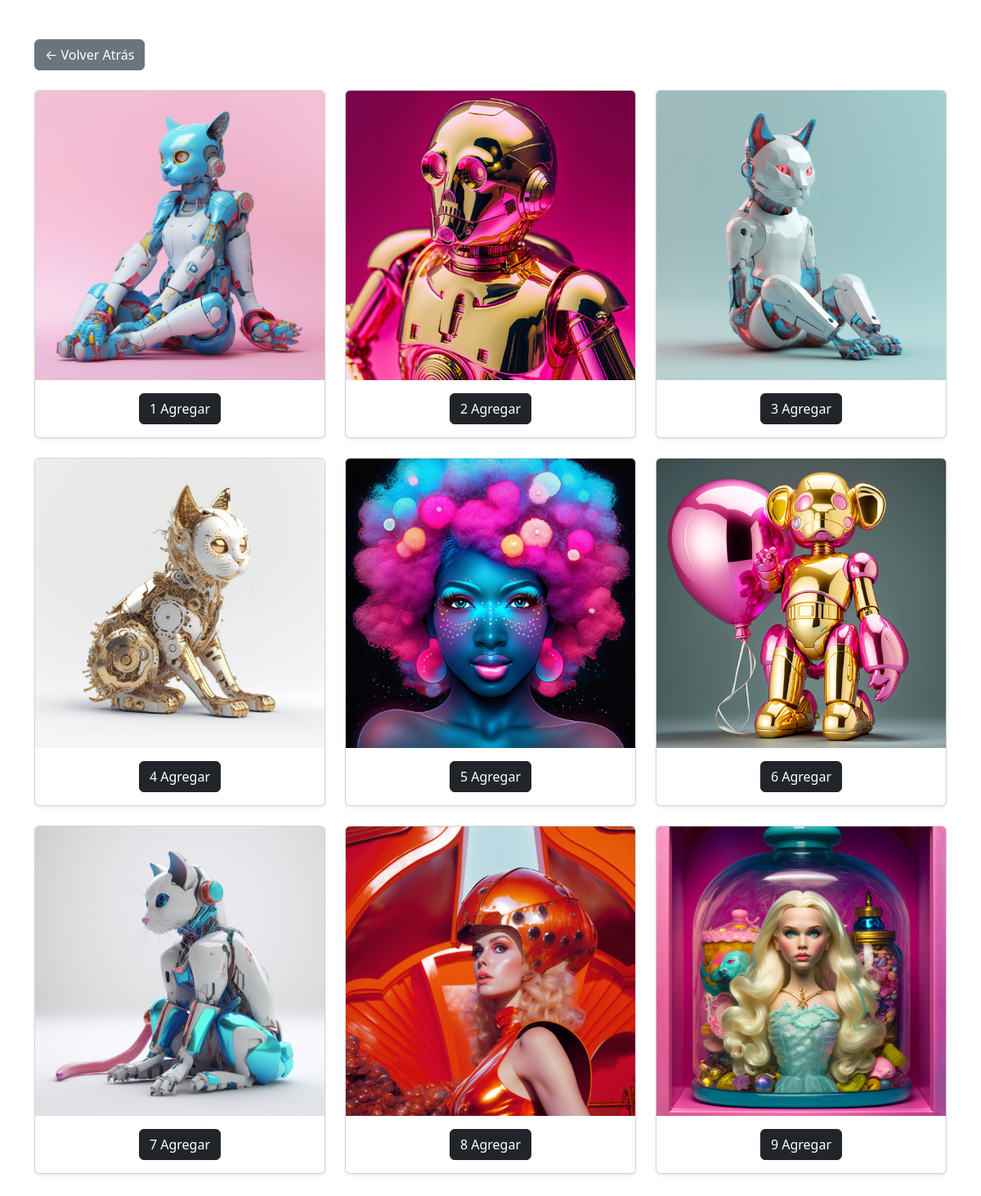
Page /tienda/ejemplo_localstorage/ on the committed database.
### productos/models.py (models this page shows, shortened)
class Producto(models.Model):
    Borrador = 'Borrador'
    Publicado = 'Publicado'
    Retirado = 'Retirado'
    APROBACION_PRODUCTO = (
        (Borrador, 'Borrador'),
        (Publicado, 'Publicado'),
        (Retirado, 'Retirado'),
    )
    estado = models.CharField(max_length=10, choices=APROBACION_PRODUCTO, default='Borrador')
    producto = models.CharField(max_length=200)
    fecha_publicacion = models.DateTimeField('Fecha de publicación')
    imagen = models.ImageField(upload_to="producto/%Y/%m/%d", blank=True, null=True)
    categoria = models.ForeignKey(
        Categoria, blank=False, null=True, on_delete=models.CASCADE
        )
    stock = models.IntegerField(default=0)
    descripcion = models.TextField(  default="")
    precio = models.DecimalField(max_digits=12, decimal_places=2, default=0.00)
    descuento = models.IntegerField(default=0)

### tienda/views.py (the view)
# urls.py: path('ejemplo_localstorage/', EjemploLocalSotage.as_view(), name="ejemplo_localstorage"),
class EjemploLocalSotage(View):
    template = "tienda/localstorage.html"
    def get(self, request):
        params={}
        try:
            productos = Producto.objects.all()
        except Producto.DoesNotExist:
            raise Http404
        params["productos"] = productos
        try:
            request.session["carro"]
        except:
            request.session["carro"] = {}
        return render(request, self.template, params)

### templates/tienda/localstorage.html (shortened to what this page needs)
{% extends "layout.html" %}
{% load static %}
{% block content %}
  <div class="container my-5">
 <div class="mb-4">
  <button onclick="window.history.back()" class="btn btn-secondary">← Volver Atrás</button>
</div>
    <div class="row">
      {% for producto in productos %}
        <div class="col-12 col-md-4 mb-4">
          <div class="card shadow-sm">
            <a href="{% url 'ver' producto.id %}">
              <img src="/media/{{ producto.imagen }}" class="card-img-top" alt="Imagen de {{ producto.nombre }}">
            </a>
            <div class="card-body text-center">
              <button type="button" class="btn btn-dark agregar">{{ producto.id }} Agregar</button>
            </div>
          </div>
        </div>
      {% endfor %}
    </div>
  </div>
{% endblock %}

### templates/layout.html (shortened to what this page needs)
{% extends "base.html" %}
{% load i18n %}
{% load static %}

### templates/base.html (shortened to what this page needs)
{% load static %}
<!DOCTYPE html>
<html lang="en">
<head>
 <link href="https://cdn.jsdelivr.net/npm/bootstrap-icons@1.8.1/font/bootstrap-icons.css" rel="stylesheet">
    <link rel="stylesheet" href="{% static 'css/main.css' %}">
    <link type="text/css" rel="stylesheet" href="{% static 'css/main.css' %}">
    <link rel="stylesheet" type="text/css" href="{% static 'css/jquery-ui.css' %}" />
</head>
<body>
    {% block content %} {% endblock %}
</body>
</html>

### rows in the picture
Producto: imagen (picture), id "1"
Producto: imagen (picture), id "2"
Producto: imagen (picture), id "3"
Producto: imagen (picture), id "4"
Producto: imagen (picture), id "5"
Producto: imagen (picture), id "6"
Producto: imagen (picture), id "7"
Producto: imagen (picture), id "8"
Producto: imagen (picture), id "9"
